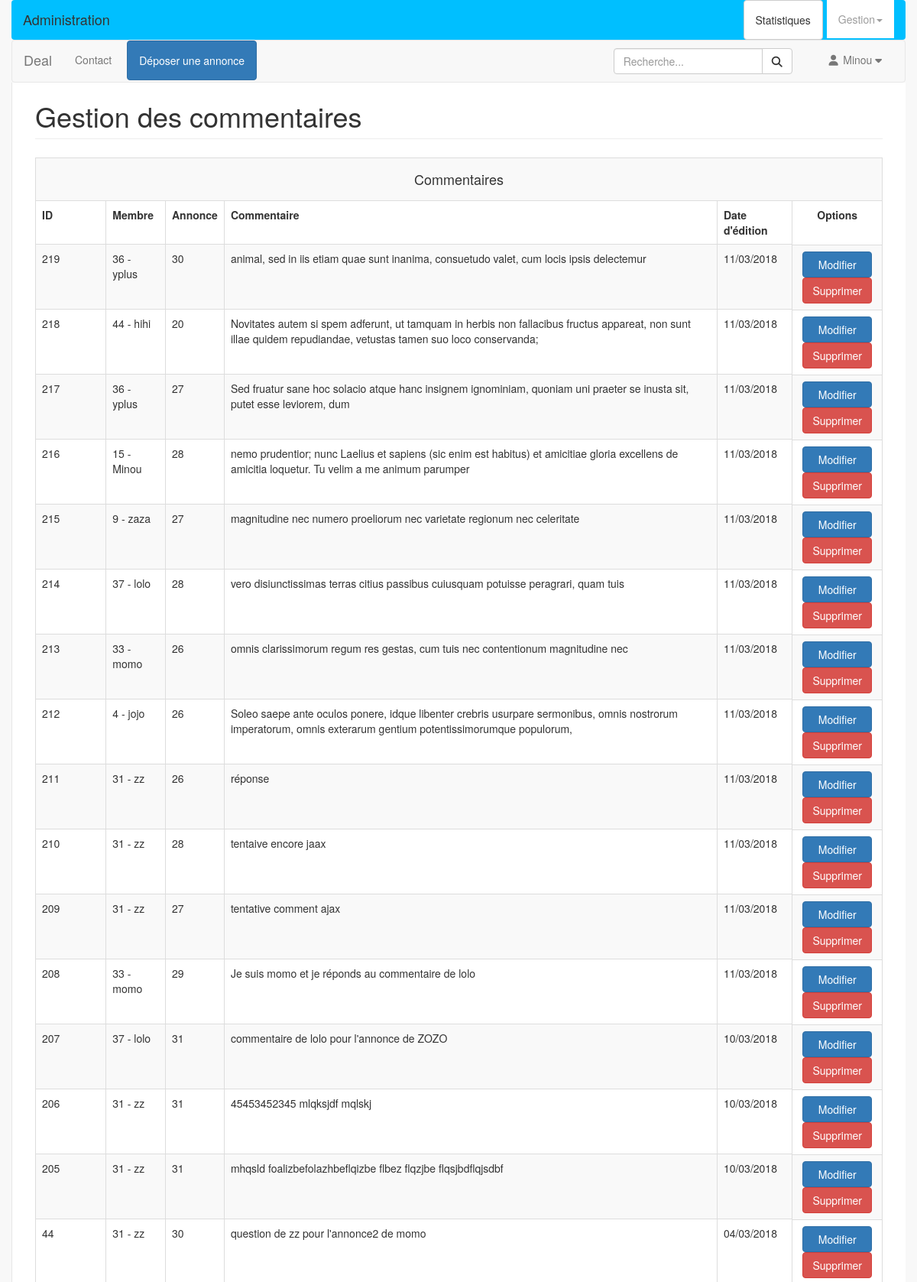
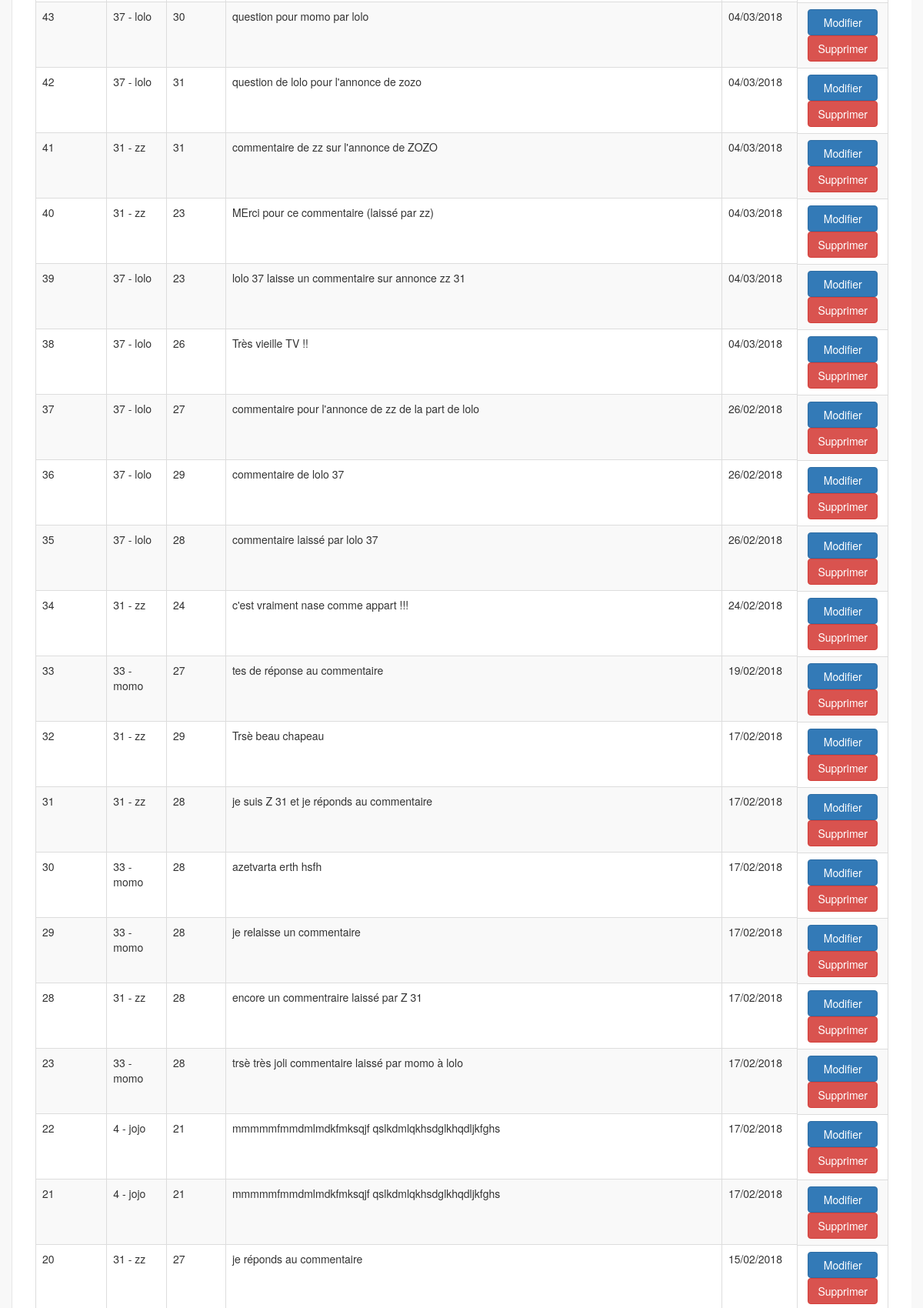
/admin/commentaires.php (signed in, upper part), run on the app's committed database (2 pictures, top to bottom).
### tables this page shows
CREATE TABLE `commentaire` (
  `id` int(10) unsigned NOT NULL AUTO_INCREMENT,
  `commentaire` text NOT NULL,
  `membre_id` int(10) unsigned DEFAULT NULL,
  `annonce_id` int(10) unsigned NOT NULL,
  `date_enregistrement` datetime NOT NULL DEFAULT CURRENT_TIMESTAMP,
  PRIMARY KEY (`id`),
  KEY `fk_commentaire_membre_idx` (`membre_id`),
  KEY `fk_commentaire_annonce_idx` (`annonce_id`),
  CONSTRAINT `fk_commentaire_annonce` FOREIGN KEY (`annonce_id`) REFERENCES `annonce` (`id`) ON DELETE NO ACTION ON UPDATE NO ACTION,
  CONSTRAINT `fk_commentaire_membre` FOREIGN KEY (`membre_id`) REFERENCES `membre` (`id`) ON DELETE SET NULL ON UPDATE SET NULL
);

CREATE TABLE `membre` (
  `id` int(10) unsigned NOT NULL AUTO_INCREMENT,
  `civilite` enum('M.','Mme') NOT NULL,
  `pseudo` varchar(45) NOT NULL,
  `mdp` varchar(255) NOT NULL,
  `nom` varchar(45) NOT NULL,
  `prenom` varchar(45) NOT NULL,
  `telephone` varchar(45) DEFAULT NULL,
  `email` varchar(45) NOT NULL,
  `role` enum('user','admin') NOT NULL,
  `date_enregistrement` datetime NOT NULL DEFAULT CURRENT_TIMESTAMP,
  PRIMARY KEY (`id`),
  UNIQUE KEY `pseudo_UNIQUE` (`pseudo`)
);

### admin/commentaires.php (the view, shortened to what this page needs)
<?php
require_once __DIR__ .'/../include/init.php';
$req = 'SELECT c.*, m.pseudo pseudo FROM commentaire c '
.'JOIN membre m ON m.id = c.membre_id ORDER BY c.date_enregistrement DESC';
$stmt = $pdo->query($req);
$commentaires = $stmt->fetchAll();
include __DIR__ .'/../layout/top.php';
?>
<div id="page-wrapper">
  <div class="row">
    <div class="col-lg-12">
      <h1 class="page-header">Gestion des commentaires</h1>
    </div>
  </div>
  <table class="table table-bordered table-striped">
    <th colspan="6">
      <h4>Commentaires</h4>
    </th>
    <tr>
      <th class="col-xs-1">ID</th>
      <th class="col-xs-auto">Membre</th>
      <th class="col-xs-auto">Annonce</th>
      <th class="col-xs-auto">Commentaire</th>
      <th class="col-xs-auto">Date d'édition</th>
      <th class="col-xs-1">Options</th>
    </tr>
    <?php
    foreach ($commentaires as $commentaire) :
      ?>
      <tr>
        <td><?= $commentaire['id'] ?></td>
        <td><?= $commentaire['membre_id'].' - '.$commentaire['pseudo'] ?></td>
        <td><?= $commentaire['annonce_id'] ?></td>
        <td><?= $commentaire['commentaire'] ?></td>
        <td><?= strftime('%d/%m/%Y',strtotime($commentaire['date_enregistrement'])); ?></td>
        <td>
          <a href="commentaire-edit.php?id=<?= $commentaire['id'] ?>" class="btn btn-primary">Modifier</a>
          <a href="commentaire-delete.php?id=<?= $commentaire['id'] ?>" class="btn btn-danger">Supprimer</a>
        </td>
      </tr>
      <?php
    endforeach;
    ?>
  </table>
</div>
<?php
include __DIR__ .'/../layout/bottom.php';
?>

### data on the page
commentaire: id "219", membre "36", membre.pseudo "yplus", annonce "30", commentaire "animal, sed in iis etiam quae sunt inanima, consuetudo valet, cum locis ipsis delectemur", date_enregistrement "11/03/2018"
commentaire: id "218", membre "44", membre.pseudo "hihi", annonce "20", commentaire "Novitates autem si spem adferunt, ut tamquam in herbis non fallacibus fructus appareat, non sunt illae quidem repudiandae, vetustas tamen suo loco conservanda;", date_enregistrement "11/03/2018"
commentaire: id "217", membre "36", membre.pseudo "yplus", annonce "27", commentaire "Sed fruatur sane hoc solacio atque hanc insignem ignominiam, quoniam uni praeter se inusta sit, putet esse leviorem, dum", date_enregistrement "11/03/2018"
commentaire: id "216", membre "15", membre.pseudo "Minou", annonce "28", commentaire "nemo prudentior; nunc Laelius et sapiens (sic enim est habitus) et amicitiae gloria excellens de amicitia loquetur. Tu velim a me animum parumper", date_enregistrement "11/03/2018"
commentaire: id "215", membre "9", membre.pseudo "zaza", annonce "27", commentaire "magnitudine nec numero proeliorum nec varietate regionum nec celeritate", date_enregistrement "11/03/2018"
commentaire: id "214", membre "37", membre.pseudo "lolo", annonce "28", commentaire "vero disiunctissimas terras citius passibus cuiusquam potuisse peragrari, quam tuis", date_enregistrement "11/03/2018"
commentaire: id "213", membre "33", membre.pseudo "momo", annonce "26", commentaire "omnis clarissimorum regum res gestas, cum tuis nec contentionum magnitudine nec", date_enregistrement "11/03/2018"
commentaire: id "212", membre "4", membre.pseudo "jojo", annonce "26", commentaire "Soleo saepe ante oculos ponere, idque libenter crebris usurpare sermonibus, omnis nostrorum imperatorum, omnis exterarum gentium potentissimorumque populorum,", date_enregistrement "11/03/2018"
commentaire: id "211", membre "31", membre.pseudo "zz", annonce "26", commentaire "réponse", date_enregistrement "11/03/2018"
commentaire: id "210", membre "31", membre.pseudo "zz", annonce "28", commentaire "tentaive encore jaax", date_enregistrement "11/03/2018"
commentaire: id "209", membre "31", membre.pseudo "zz", annonce "27", commentaire "tentative comment ajax", date_enregistrement "11/03/2018"
commentaire: id "208", membre "33", membre.pseudo "momo", annonce "29", commentaire "Je suis momo et je réponds au commentaire de lolo", date_enregistrement "11/03/2018"
commentaire: id "207", membre "37", membre.pseudo "lolo", annonce "31", commentaire "commentaire de lolo pour l'annonce de ZOZO", date_enregistrement "10/03/2018"
commentaire: id "206", membre "31", membre.pseudo "zz", annonce "31", commentaire "45453452345 mlqksjdf mqlskj", date_enregistrement "10/03/2018"
commentaire: id "205", membre "31", membre.pseudo "zz", annonce "31", commentaire "mhqsld foalizbefolazhbeflqizbe flbez flqzjbe flqsjbdflqjsdbf", date_enregistrement "10/03/2018"
commentaire: id "44", membre "31", membre.pseudo "zz", annonce "30", commentaire "question de zz pour l'annonce2 de momo", date_enregistrement "04/03/2018"
commentaire: id "43", membre "37", membre.pseudo "lolo", annonce "30", commentaire "question pour momo par lolo", date_enregistrement "04/03/2018"
commentaire: id "42", membre "37", membre.pseudo "lolo", annonce "31", commentaire "question de lolo pour l'annonce de zozo", date_enregistrement "04/03/2018"
commentaire: id "41", membre "31", membre.pseudo "zz", annonce "31", commentaire "commentaire de zz sur l'annonce de ZOZO", date_enregistrement "04/03/2018"
commentaire: id "40", membre "31", membre.pseudo "zz", annonce "23", commentaire "MErci pour ce commentaire (laissé par zz)", date_enregistrement "04/03/2018"
commentaire: id "39", membre "37", membre.pseudo "lolo", annonce "23", commentaire "lolo 37 laisse un commentaire sur annonce zz 31", date_enregistrement "04/03/2018"
commentaire: id "38", membre "37", membre.pseudo "lolo", annonce "26", commentaire "Très vieille TV !!", date_enregistrement "04/03/2018"
commentaire: id "37", membre "37", membre.pseudo "lolo", annonce "27", commentaire "commentaire pour l'annonce de zz de la part de lolo", date_enregistrement "26/02/2018"
commentaire: id "36", membre "37", membre.pseudo "lolo", annonce "29", commentaire "commentaire de lolo 37", date_enregistrement "26/02/2018"
commentaire: id "35", membre "37", membre.pseudo "lolo", annonce "28", commentaire "commentaire laissé par lolo 37", date_enregistrement "26/02/2018"
commentaire: id "34", membre "31", membre.pseudo "zz", annonce "24", commentaire "c'est vraiment nase comme appart !!!", date_enregistrement "24/02/2018"
commentaire: id "33", membre "33", membre.pseudo "momo", annonce "27", commentaire "tes de réponse au commentaire", date_enregistrement "19/02/2018"
commentaire: id "32", membre "31", membre.pseudo "zz", annonce "29", commentaire "Trsè beau chapeau", date_enregistrement "17/02/2018"
commentaire: id "31", membre "31", membre.pseudo "zz", annonce "28", commentaire "je suis Z 31 et je réponds au commentaire", date_enregistrement "17/02/2018"
commentaire: id "30", membre "33", membre.pseudo "momo", annonce "28", commentaire "azetvarta erth hsfh", date_enregistrement "17/02/2018"
commentaire: id "29", membre "33", membre.pseudo "momo", annonce "28", commentaire "je relaisse un commentaire", date_enregistrement "17/02/2018"
commentaire: id "28", membre "31", membre.pseudo "zz", annonce "28", commentaire "encore un commentraire laissé par Z 31", date_enregistrement "17/02/2018"
commentaire: id "23", membre "33", membre.pseudo "momo", annonce "28", commentaire "trsè très joli commentaire laissé par momo à lolo", date_enregistrement "17/02/2018"
commentaire: id "22", membre "4", membre.pseudo "jojo", annonce "21", commentaire "mmmmmfmmdmlmdkfmksqjf qslkdmlqkhsdglkhqdljkfghs", date_enregistrement "17/02/2018"
commentaire: id "21", membre "4", membre.pseudo "jojo", annonce "21", commentaire "mmmmmfmmdmlmdkfmksqjf qslkdmlqkhsdglkhqdljkfghs", date_enregistrement "17/02/2018"
commentaire: id "20", membre "31", membre.pseudo "zz", annonce "27", commentaire "je réponds au commentaire", date_enregistrement "15/02/2018"

### other printed values
getPseudo() "Minou"
